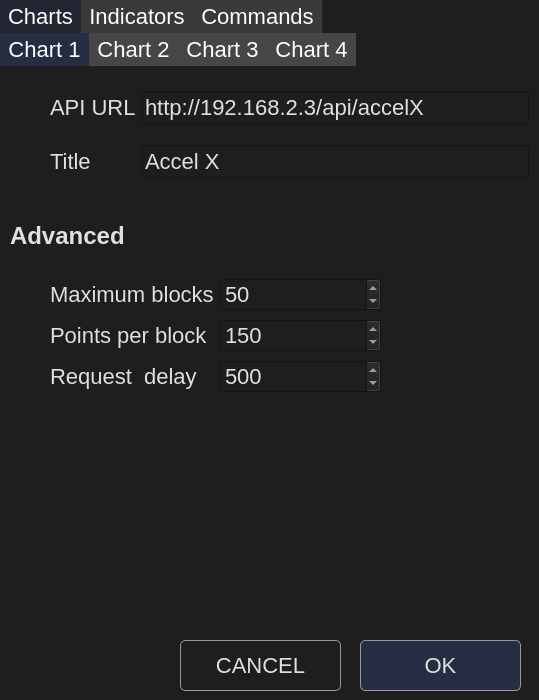
<?xml version="1.0" encoding="UTF-8"?>
<ui version="4.0">
 <class>Settings</class>
 <widget class="QWidget" name="Settings">
  <property name="geometry">
   <rect>
    <x>0</x>
    <y>0</y>
    <width>539</width>
    <height>700</height>
   </rect>
  </property>
  <property name="windowTitle">
   <string>Settings</string>
  </property>
  <property name="styleSheet">
   <string notr="true">background-color: #1E1E1E;
color: #E0E0E0;
font-size: 22px;</string>
  </property>
  <widget class="QTabWidget" name="tabWidget">
   <property name="geometry">
    <rect>
     <x>0</x>
     <y>0</y>
     <width>541</width>
     <height>601</height>
    </rect>
   </property>
   <property name="focusPolicy">
    <enum>Qt::ClickFocus</enum>
   </property>
   <property name="styleSheet">
    <string notr="true">QTabWidget::pane { border: 0; }

QTabBar::tab 
{
    background: rgb(58, 58, 58);;
    color: white;   
    border-color: #3A3A3A;
	padding-top: 4px;
	padding-bottom: 4px;
	padding-left: 8px;
	padding-right: 8px;
}

QTabBar::tab:selected, 
QTabBar::tab:hover 
{
    background: rgb(62, 96, 193, 33);;
    color: white;   
    border-color: rgb(62, 96, 193);
}</string>
   </property>
   <property name="tabPosition">
    <enum>QTabWidget::North</enum>
   </property>
   <property name="tabShape">
    <enum>QTabWidget::Rounded</enum>
   </property>
   <property name="currentIndex">
    <number>0</number>
   </property>
   <property name="elideMode">
    <enum>Qt::ElideNone</enum>
   </property>
   <property name="documentMode">
    <bool>false</bool>
   </property>
   <property name="tabsClosable">
    <bool>false</bool>
   </property>
   <property name="movable">
    <bool>false</bool>
   </property>
   <property name="tabBarAutoHide">
    <bool>false</bool>
   </property>
   <widget class="QWidget" name="charts">
    <attribute name="title">
     <string>Charts</string>
    </attribute>
    <widget class="QTabWidget" name="charts_subtab">
     <property name="geometry">
      <rect>
       <x>0</x>
       <y>0</y>
       <width>541</width>
       <height>591</height>
      </rect>
     </property>
     <property name="focusPolicy">
      <enum>Qt::ClickFocus</enum>
     </property>
     <property name="styleSheet">
      <string notr="true">QTabWidget::pane { border: 0; }

QTabBar::tab 
{
    background: rgb(70, 70, 70);;
    color: white;   
    border-color: #3A3A3A;
	padding-top: 4px;
	padding-bottom: 4px;
	padding-left: 8px;
	padding-right: 8px;
}

QTabBar::tab:selected, 
QTabBar::tab:hover 
{
    background: rgb(62, 96, 193, 55);;
    color: white;   
    border-color: rgb(62, 96, 193, 55);
}</string>
     </property>
     <property name="currentIndex">
      <number>0</number>
     </property>
     <widget class="QWidget" name="chart1_tab">
      <attribute name="title">
       <string>Chart 1</string>
      </attribute>
      <widget class="QWidget" name="chart1_pane" native="true">
       <property name="geometry">
        <rect>
         <x>0</x>
         <y>0</y>
         <width>541</width>
         <height>481</height>
        </rect>
       </property>
       <widget class="QWidget" name="layoutWidget">
        <property name="geometry">
         <rect>
          <x>10</x>
          <y>10</y>
          <width>519</width>
          <height>119</height>
         </rect>
        </property>
        <layout class="QGridLayout" name="main">
         <item row="0" column="2">
          <widget class="QLineEdit" name="url1">
           <property name="text">
            <string>http://192.168.2.3/api/accelX</string>
           </property>
          </widget>
         </item>
         <item row="1" column="1">
          <widget class="QLabel" name="label_2">
           <property name="text">
            <string>Title</string>
           </property>
          </widget>
         </item>
         <item row="1" column="2">
          <widget class="QLineEdit" name="title1">
           <property name="text">
            <string>Accel X</string>
           </property>
          </widget>
         </item>
         <item row="0" column="0">
          <spacer name="horizontalSpacer_4">
           <property name="orientation">
            <enum>Qt::Horizontal</enum>
           </property>
           <property name="sizeType">
            <enum>QSizePolicy::Fixed</enum>
           </property>
           <property name="sizeHint" stdset="0">
            <size>
             <width>40</width>
             <height>20</height>
            </size>
           </property>
          </spacer>
         </item>
         <item row="0" column="1">
          <widget class="QLabel" name="label">
           <property name="text">
            <string>API URL</string>
           </property>
          </widget>
         </item>
        </layout>
       </widget>
       <widget class="QWidget" name="gridLayoutWidget">
        <property name="geometry">
         <rect>
          <x>10</x>
          <y>210</y>
          <width>521</width>
          <height>119</height>
         </rect>
        </property>
        <layout class="QGridLayout" name="other">
         <item row="0" column="1">
          <widget class="QLabel" name="label_6">
           <property name="text">
            <string>Maximum blocks</string>
           </property>
          </widget>
         </item>
         <item row="1" column="1">
          <widget class="QLabel" name="label_7">
           <property name="text">
            <string>Points per block</string>
           </property>
          </widget>
         </item>
         <item row="1" column="2">
          <widget class="QSpinBox" name="points1">
           <property name="minimum">
            <number>1</number>
           </property>
           <property name="maximum">
            <number>1000</number>
           </property>
           <property name="value">
            <number>150</number>
           </property>
          </widget>
         </item>
         <item row="0" column="3">
          <spacer name="horizontalSpacer_2">
           <property name="orientation">
            <enum>Qt::Horizontal</enum>
           </property>
           <property name="sizeType">
            <enum>QSizePolicy::Fixed</enum>
           </property>
           <property name="sizeHint" stdset="0">
            <size>
             <width>150</width>
             <height>20</height>
            </size>
           </property>
          </spacer>
         </item>
         <item row="0" column="2">
          <widget class="QSpinBox" name="blocks1">
           <property name="minimum">
            <number>1</number>
           </property>
           <property name="maximum">
            <number>200</number>
           </property>
           <property name="value">
            <number>50</number>
           </property>
          </widget>
         </item>
         <item row="0" column="0">
          <spacer name="horizontalSpacer">
           <property name="orientation">
            <enum>Qt::Horizontal</enum>
           </property>
           <property name="sizeType">
            <enum>QSizePolicy::Fixed</enum>
           </property>
           <property name="sizeHint" stdset="0">
            <size>
             <width>40</width>
             <height>20</height>
            </size>
           </property>
          </spacer>
         </item>
         <item row="2" column="1">
          <widget class="QLabel" name="label_8">
           <property name="text">
            <string>Request  delay</string>
           </property>
          </widget>
         </item>
         <item row="2" column="2">
          <widget class="QSpinBox" name="delay1">
           <property name="minimum">
            <number>1</number>
           </property>
           <property name="maximum">
            <number>10000</number>
           </property>
           <property name="value">
            <number>500</number>
           </property>
          </widget>
         </item>
        </layout>
       </widget>
       <widget class="QLabel" name="advanced">
        <property name="geometry">
         <rect>
          <x>10</x>
          <y>150</y>
          <width>391</width>
          <height>41</height>
         </rect>
        </property>
        <property name="text">
         <string>&lt;html&gt;&lt;head/&gt;&lt;body&gt;&lt;p&gt;&lt;span style=&quot; font-size:18pt; font-weight:600;&quot;&gt;Advanced&lt;/span&gt;&lt;/p&gt;&lt;/body&gt;&lt;/html&gt;</string>
        </property>
       </widget>
      </widget>
     </widget>
     <widget class="QWidget" name="chart2_tab">
      <attribute name="title">
       <string>Chart 2</string>
      </attribute>
      <widget class="QWidget" name="chart2_pane" native="true">
       <property name="geometry">
        <rect>
         <x>0</x>
         <y>0</y>
         <width>541</width>
         <height>481</height>
        </rect>
       </property>
       <widget class="QWidget" name="layoutWidget_4">
        <property name="geometry">
         <rect>
          <x>10</x>
          <y>10</y>
          <width>519</width>
          <height>119</height>
         </rect>
        </property>
        <layout class="QGridLayout" name="main_5">
         <item row="0" column="2">
          <widget class="QLineEdit" name="url2">
           <property name="text">
            <string>http://192.168.2.3/api/accelY</string>
           </property>
          </widget>
         </item>
         <item row="1" column="1">
          <widget class="QLabel" name="label_35">
           <property name="text">
            <string>Title</string>
           </property>
          </widget>
         </item>
         <item row="1" column="2">
          <widget class="QLineEdit" name="title2">
           <property name="text">
            <string>Accel Y</string>
           </property>
          </widget>
         </item>
         <item row="0" column="0">
          <spacer name="horizontalSpacer_18">
           <property name="orientation">
            <enum>Qt::Horizontal</enum>
           </property>
           <property name="sizeType">
            <enum>QSizePolicy::Fixed</enum>
           </property>
           <property name="sizeHint" stdset="0">
            <size>
             <width>40</width>
             <height>20</height>
            </size>
           </property>
          </spacer>
         </item>
         <item row="0" column="1">
          <widget class="QLabel" name="label_36">
           <property name="text">
            <string>API URL</string>
           </property>
          </widget>
         </item>
        </layout>
       </widget>
       <widget class="QWidget" name="gridLayoutWidget_5">
        <property name="geometry">
         <rect>
          <x>10</x>
          <y>210</y>
          <width>521</width>
          <height>119</height>
         </rect>
        </property>
        <layout class="QGridLayout" name="other_5">
         <item row="0" column="1">
          <widget class="QLabel" name="label_37">
           <property name="text">
            <string>Maximum blocks</string>
           </property>
          </widget>
         </item>
         <item row="1" column="1">
          <widget class="QLabel" name="label_38">
           <property name="text">
            <string>Points per block</string>
           </property>
          </widget>
         </item>
         <item row="1" column="2">
          <widget class="QSpinBox" name="points2">
           <property name="minimum">
            <number>1</number>
           </property>
           <property name="maximum">
            <number>1000</number>
           </property>
           <property name="value">
            <number>150</number>
           </property>
          </widget>
         </item>
         <item row="0" column="3">
          <spacer name="horizontalSpacer_19">
           <property name="orientation">
            <enum>Qt::Horizontal</enum>
           </property>
           <property name="sizeType">
            <enum>QSizePolicy::Fixed</enum>
           </property>
           <property name="sizeHint" stdset="0">
            <size>
             <width>150</width>
             <height>20</height>
            </size>
           </property>
          </spacer>
         </item>
         <item row="0" column="2">
          <widget class="QSpinBox" name="blocks2">
           <property name="minimum">
            <number>1</number>
           </property>
           <property name="maximum">
            <number>200</number>
           </property>
           <property name="value">
            <number>50</number>
           </property>
          </widget>
         </item>
         <item row="0" column="0">
          <spacer name="horizontalSpacer_20">
           <property name="orientation">
            <enum>Qt::Horizontal</enum>
           </property>
           <property name="sizeType">
            <enum>QSizePolicy::Fixed</enum>
           </property>
           <property name="sizeHint" stdset="0">
            <size>
             <width>40</width>
             <height>20</height>
            </size>
           </property>
          </spacer>
         </item>
         <item row="2" column="1">
          <widget class="QLabel" name="label_39">
           <property name="text">
            <string>Request  delay</string>
           </property>
          </widget>
         </item>
         <item row="2" column="2">
          <widget class="QSpinBox" name="delay2">
           <property name="minimum">
            <number>1</number>
           </property>
           <property name="maximum">
            <number>10000</number>
           </property>
           <property name="value">
            <number>500</number>
           </property>
          </widget>
         </item>
        </layout>
       </widget>
       <widget class="QLabel" name="advanced_5">
        <property name="geometry">
         <rect>
          <x>10</x>
          <y>150</y>
          <width>391</width>
          <height>41</height>
         </rect>
        </property>
        <property name="text">
         <string>&lt;html&gt;&lt;head/&gt;&lt;body&gt;&lt;p&gt;&lt;span style=&quot; font-size:18pt; font-weight:600;&quot;&gt;Advanced&lt;/span&gt;&lt;/p&gt;&lt;/body&gt;&lt;/html&gt;</string>
        </property>
       </widget>
      </widget>
     </widget>
     <widget class="QWidget" name="chart3_tab">
      <attribute name="title">
       <string>Chart 3</string>
      </attribute>
      <widget class="QWidget" name="chart3_pane" native="true">
       <property name="geometry">
        <rect>
         <x>0</x>
         <y>0</y>
         <width>541</width>
         <height>481</height>
        </rect>
       </property>
       <widget class="QWidget" name="layoutWidget_5">
        <property name="geometry">
         <rect>
          <x>10</x>
          <y>10</y>
          <width>519</width>
          <height>119</height>
         </rect>
        </property>
        <layout class="QGridLayout" name="main_6">
         <item row="0" column="2">
          <widget class="QLineEdit" name="url3">
           <property name="text">
            <string>http://192.168.2.3/api/accelZ</string>
           </property>
          </widget>
         </item>
         <item row="1" column="1">
          <widget class="QLabel" name="label_40">
           <property name="text">
            <string>Title</string>
           </property>
          </widget>
         </item>
         <item row="1" column="2">
          <widget class="QLineEdit" name="title3">
           <property name="text">
            <string>Accel Z</string>
           </property>
          </widget>
         </item>
         <item row="0" column="0">
          <spacer name="horizontalSpacer_21">
           <property name="orientation">
            <enum>Qt::Horizontal</enum>
           </property>
           <property name="sizeType">
            <enum>QSizePolicy::Fixed</enum>
           </property>
           <property name="sizeHint" stdset="0">
            <size>
             <width>40</width>
             <height>20</height>
            </size>
           </property>
          </spacer>
         </item>
         <item row="0" column="1">
          <widget class="QLabel" name="label_41">
           <property name="text">
            <string>API URL</string>
           </property>
          </widget>
         </item>
        </layout>
       </widget>
       <widget class="QWidget" name="gridLayoutWidget_7">
        <property name="geometry">
         <rect>
          <x>10</x>
          <y>210</y>
          <width>521</width>
          <height>119</height>
         </rect>
        </property>
        <layout class="QGridLayout" name="other_6">
         <item row="0" column="1">
          <widget class="QLabel" name="label_42">
           <property name="text">
            <string>Maximum blocks</string>
           </property>
          </widget>
         </item>
         <item row="1" column="1">
          <widget class="QLabel" name="label_43">
           <property name="text">
            <string>Points per block</string>
           </property>
          </widget>
         </item>
         <item row="1" column="2">
          <widget class="QSpinBox" name="points3">
           <property name="minimum">
            <number>1</number>
           </property>
           <property name="maximum">
            <number>1000</number>
           </property>
           <property name="value">
            <number>150</number>
           </property>
          </widget>
         </item>
         <item row="0" column="3">
          <spacer name="horizontalSpacer_22">
           <property name="orientation">
            <enum>Qt::Horizontal</enum>
           </property>
           <property name="sizeType">
            <enum>QSizePolicy::Fixed</enum>
           </property>
           <property name="sizeHint" stdset="0">
            <size>
             <width>150</width>
             <height>20</height>
            </size>
           </property>
          </spacer>
         </item>
         <item row="0" column="2">
          <widget class="QSpinBox" name="blocks3">
           <property name="minimum">
            <number>1</number>
           </property>
           <property name="maximum">
            <number>200</number>
           </property>
           <property name="value">
            <number>50</number>
           </property>
          </widget>
         </item>
         <item row="0" column="0">
          <spacer name="horizontalSpacer_23">
           <property name="orientation">
            <enum>Qt::Horizontal</enum>
           </property>
           <property name="sizeType">
            <enum>QSizePolicy::Fixed</enum>
           </property>
           <property name="sizeHint" stdset="0">
            <size>
             <width>40</width>
             <height>20</height>
            </size>
           </property>
          </spacer>
         </item>
         <item row="2" column="1">
          <widget class="QLabel" name="label_44">
           <property name="text">
            <string>Request  delay</string>
           </property>
          </widget>
         </item>
         <item row="2" column="2">
          <widget class="QSpinBox" name="delay3">
           <property name="minimum">
            <number>1</number>
           </property>
           <property name="maximum">
            <number>10000</number>
           </property>
           <property name="value">
            <number>500</number>
           </property>
          </widget>
         </item>
        </layout>
       </widget>
       <widget class="QLabel" name="advanced_6">
        <property name="geometry">
         <rect>
          <x>10</x>
          <y>150</y>
          <width>391</width>
          <height>41</height>
         </rect>
        </property>
        <property name="text">
         <string>&lt;html&gt;&lt;head/&gt;&lt;body&gt;&lt;p&gt;&lt;span style=&quot; font-size:18pt; font-weight:600;&quot;&gt;Advanced&lt;/span&gt;&lt;/p&gt;&lt;/body&gt;&lt;/html&gt;</string>
        </property>
       </widget>
      </widget>
     </widget>
     <widget class="QWidget" name="chart4_tab">
      <attribute name="title">
       <string>Chart 4</string>
      </attribute>
      <widget class="QWidget" name="chart1_pane_2" native="true">
       <property name="geometry">
        <rect>
         <x>0</x>
         <y>0</y>
         <width>541</width>
         <height>481</height>
        </rect>
       </property>
       <widget class="QWidget" name="layoutWidget_6">
        <property name="geometry">
         <rect>
          <x>10</x>
          <y>10</y>
          <width>519</width>
          <height>119</height>
         </rect>
        </property>
        <layout class="QGridLayout" name="main_7">
         <item row="0" column="2">
          <widget class="QLineEdit" name="url4">
           <property name="text">
            <string>http://192.168.2.3/api/accelX</string>
           </property>
          </widget>
         </item>
         <item row="1" column="1">
          <widget class="QLabel" name="label_45">
           <property name="text">
            <string>Title</string>
           </property>
          </widget>
         </item>
         <item row="1" column="2">
          <widget class="QLineEdit" name="title4">
           <property name="text">
            <string>Accel X</string>
           </property>
          </widget>
         </item>
         <item row="0" column="0">
          <spacer name="horizontalSpacer_24">
           <property name="orientation">
            <enum>Qt::Horizontal</enum>
           </property>
           <property name="sizeType">
            <enum>QSizePolicy::Fixed</enum>
           </property>
           <property name="sizeHint" stdset="0">
            <size>
             <width>40</width>
             <height>20</height>
            </size>
           </property>
          </spacer>
         </item>
         <item row="0" column="1">
          <widget class="QLabel" name="label_46">
           <property name="text">
            <string>API URL</string>
           </property>
          </widget>
         </item>
        </layout>
       </widget>
       <widget class="QWidget" name="gridLayoutWidget_8">
        <property name="geometry">
         <rect>
          <x>10</x>
          <y>210</y>
          <width>521</width>
          <height>119</height>
         </rect>
        </property>
        <layout class="QGridLayout" name="other_7">
         <item row="0" column="1">
          <widget class="QLabel" name="label_47">
           <property name="text">
            <string>Maximum blocks</string>
           </property>
          </widget>
         </item>
         <item row="1" column="1">
          <widget class="QLabel" name="label_48">
           <property name="text">
            <string>Points per block</string>
           </property>
          </widget>
         </item>
         <item row="1" column="2">
          <widget class="QSpinBox" name="points4">
           <property name="minimum">
            <number>1</number>
           </property>
           <property name="maximum">
            <number>1000</number>
           </property>
           <property name="value">
            <number>150</number>
           </property>
          </widget>
         </item>
         <item row="0" column="3">
          <spacer name="horizontalSpacer_25">
           <property name="orientation">
            <enum>Qt::Horizontal</enum>
           </property>
           <property name="sizeType">
            <enum>QSizePolicy::Fixed</enum>
           </property>
           <property name="sizeHint" stdset="0">
            <size>
             <width>150</width>
             <height>20</height>
            </size>
           </property>
          </spacer>
         </item>
         <item row="0" column="2">
          <widget class="QSpinBox" name="blocks4">
           <property name="minimum">
            <number>1</number>
           </property>
           <property name="maximum">
            <number>200</number>
           </property>
           <property name="value">
            <number>50</number>
           </property>
          </widget>
         </item>
         <item row="0" column="0">
          <spacer name="horizontalSpacer_26">
           <property name="orientation">
            <enum>Qt::Horizontal</enum>
           </property>
           <property name="sizeType">
            <enum>QSizePolicy::Fixed</enum>
           </property>
           <property name="sizeHint" stdset="0">
            <size>
             <width>40</width>
             <height>20</height>
            </size>
           </property>
          </spacer>
         </item>
         <item row="2" column="1">
          <widget class="QLabel" name="label_49">
           <property name="text">
            <string>Request  delay</string>
           </property>
          </widget>
         </item>
         <item row="2" column="2">
          <widget class="QSpinBox" name="delay4">
           <property name="minimum">
            <number>1</number>
           </property>
           <property name="maximum">
            <number>10000</number>
           </property>
           <property name="value">
            <number>500</number>
           </property>
          </widget>
         </item>
        </layout>
       </widget>
       <widget class="QLabel" name="advanced_7">
        <property name="geometry">
         <rect>
          <x>10</x>
          <y>150</y>
          <width>391</width>
          <height>41</height>
         </rect>
        </property>
        <property name="text">
         <string>&lt;html&gt;&lt;head/&gt;&lt;body&gt;&lt;p&gt;&lt;span style=&quot; font-size:18pt; font-weight:600;&quot;&gt;Advanced&lt;/span&gt;&lt;/p&gt;&lt;/body&gt;&lt;/html&gt;</string>
        </property>
       </widget>
      </widget>
     </widget>
    </widget>
   </widget>
   <widget class="QWidget" name="LEDS">
    <attribute name="title">
     <string>Indicators</string>
    </attribute>
    <widget class="QWidget" name="gridLayoutWidget_2">
     <property name="geometry">
      <rect>
       <x>10</x>
       <y>10</y>
       <width>521</width>
       <height>241</height>
      </rect>
     </property>
     <layout class="QGridLayout" name="gridLayout">
      <item row="1" column="0">
       <layout class="QGridLayout" name="gridLayout_18">
        <item row="1" column="2">
         <widget class="QLineEdit" name="title_led1">
          <property name="text">
           <string>CONT 1</string>
          </property>
         </widget>
        </item>
        <item row="1" column="1">
         <widget class="QLabel" name="label_34">
          <property name="text">
           <string>Title</string>
          </property>
         </widget>
        </item>
        <item row="0" column="2">
         <widget class="QLineEdit" name="url_led1">
          <property name="text">
           <string>http://192.168.2.3/api/cont1</string>
          </property>
         </widget>
        </item>
        <item row="0" column="0">
         <spacer name="horizontalSpacer_10">
          <property name="orientation">
           <enum>Qt::Horizontal</enum>
          </property>
          <property name="sizeType">
           <enum>QSizePolicy::Fixed</enum>
          </property>
          <property name="sizeHint" stdset="0">
           <size>
            <width>40</width>
            <height>20</height>
           </size>
          </property>
         </spacer>
        </item>
        <item row="0" column="1">
         <widget class="QLabel" name="label_33">
          <property name="text">
           <string>API URL</string>
          </property>
         </widget>
        </item>
       </layout>
      </item>
      <item row="3" column="0">
       <widget class="QLabel" name="label_53">
        <property name="styleSheet">
         <string notr="true">font-weight: bold;</string>
        </property>
        <property name="text">
         <string>Indicator 2</string>
        </property>
       </widget>
      </item>
      <item row="0" column="0">
       <widget class="QLabel" name="label_50">
        <property name="styleSheet">
         <string notr="true">font-weight: bold;</string>
        </property>
        <property name="text">
         <string>Indicator 1</string>
        </property>
       </widget>
      </item>
      <item row="4" column="0">
       <layout class="QGridLayout" name="gridLayout_19">
        <item row="1" column="2">
         <widget class="QLineEdit" name="title_led2">
          <property name="text">
           <string>CONT 2</string>
          </property>
         </widget>
        </item>
        <item row="1" column="1">
         <widget class="QLabel" name="label_51">
          <property name="text">
           <string>Title</string>
          </property>
         </widget>
        </item>
        <item row="0" column="2">
         <widget class="QLineEdit" name="url_led2">
          <property name="text">
           <string>http://192.168.2.3/api/cont2</string>
          </property>
         </widget>
        </item>
        <item row="0" column="0">
         <spacer name="horizontalSpacer_11">
          <property name="orientation">
           <enum>Qt::Horizontal</enum>
          </property>
          <property name="sizeType">
           <enum>QSizePolicy::Fixed</enum>
          </property>
          <property name="sizeHint" stdset="0">
           <size>
            <width>40</width>
            <height>20</height>
           </size>
          </property>
         </spacer>
        </item>
        <item row="0" column="1">
         <widget class="QLabel" name="label_52">
          <property name="text">
           <string>API URL</string>
          </property>
         </widget>
        </item>
       </layout>
      </item>
     </layout>
    </widget>
   </widget>
   <widget class="QWidget" name="Commands">
    <attribute name="title">
     <string>Commands</string>
    </attribute>
    <widget class="QWidget" name="gridLayoutWidget_6">
     <property name="geometry">
      <rect>
       <x>10</x>
       <y>10</y>
       <width>521</width>
       <height>562</height>
      </rect>
     </property>
     <layout class="QGridLayout" name="gridLayout_12">
      <item row="7" column="1">
       <layout class="QGridLayout" name="gridLayout_13">
        <item row="3" column="2">
         <widget class="QLineEdit" name="title3_2">
          <property name="text">
           <string>CMD3</string>
          </property>
         </widget>
        </item>
        <item row="3" column="1">
         <widget class="QLabel" name="label_19">
          <property name="text">
           <string>Title</string>
          </property>
         </widget>
        </item>
        <item row="0" column="1">
         <widget class="QLabel" name="label_20">
          <property name="text">
           <string>API URL</string>
          </property>
         </widget>
        </item>
        <item row="0" column="2">
         <widget class="QLineEdit" name="url3_2">
          <property name="text">
           <string>http://192.168.2.3/cmd/cmd3</string>
          </property>
         </widget>
        </item>
        <item row="0" column="0">
         <spacer name="horizontalSpacer_5">
          <property name="orientation">
           <enum>Qt::Horizontal</enum>
          </property>
          <property name="sizeType">
           <enum>QSizePolicy::Fixed</enum>
          </property>
          <property name="sizeHint" stdset="0">
           <size>
            <width>40</width>
            <height>20</height>
           </size>
          </property>
         </spacer>
        </item>
       </layout>
      </item>
      <item row="11" column="1">
       <spacer name="verticalSpacer_3">
        <property name="orientation">
         <enum>Qt::Vertical</enum>
        </property>
        <property name="sizeHint" stdset="0">
         <size>
          <width>20</width>
          <height>40</height>
         </size>
        </property>
       </spacer>
      </item>
      <item row="2" column="1">
       <layout class="QGridLayout" name="gridLayout_14">
        <item row="1" column="2">
         <widget class="QLineEdit" name="title1_2">
          <property name="text">
           <string>CMD1</string>
          </property>
         </widget>
        </item>
        <item row="0" column="1">
         <widget class="QLabel" name="label_21">
          <property name="text">
           <string>API URL</string>
          </property>
         </widget>
        </item>
        <item row="1" column="1">
         <widget class="QLabel" name="label_22">
          <property name="text">
           <string>Title</string>
          </property>
         </widget>
        </item>
        <item row="0" column="2">
         <widget class="QLineEdit" name="url1_2">
          <property name="text">
           <string>http://192.168.2.3/cmd/cmd1</string>
          </property>
         </widget>
        </item>
        <item row="0" column="0">
         <spacer name="horizontalSpacer_6">
          <property name="orientation">
           <enum>Qt::Horizontal</enum>
          </property>
          <property name="sizeType">
           <enum>QSizePolicy::Fixed</enum>
          </property>
          <property name="sizeHint" stdset="0">
           <size>
            <width>40</width>
            <height>20</height>
           </size>
          </property>
         </spacer>
        </item>
       </layout>
      </item>
      <item row="3" column="1">
       <widget class="QLabel" name="label_23">
        <property name="styleSheet">
         <string notr="true">font-weight: bold;</string>
        </property>
        <property name="text">
         <string>Button 2</string>
        </property>
       </widget>
      </item>
      <item row="6" column="1">
       <widget class="QLabel" name="label_24">
        <property name="styleSheet">
         <string notr="true">font-weight: bold;</string>
        </property>
        <property name="text">
         <string>Button 3</string>
        </property>
       </widget>
      </item>
      <item row="0" column="1">
       <widget class="QLabel" name="label_25">
        <property name="styleSheet">
         <string notr="true">font-weight: bold;</string>
        </property>
        <property name="text">
         <string>Button 1</string>
        </property>
       </widget>
      </item>
      <item row="4" column="1">
       <layout class="QGridLayout" name="gridLayout_15">
        <item row="0" column="2">
         <widget class="QLineEdit" name="url2_2">
          <property name="text">
           <string>http://192.168.2.3/cmd/cmd2</string>
          </property>
         </widget>
        </item>
        <item row="1" column="1">
         <widget class="QLabel" name="label_26">
          <property name="text">
           <string>Title</string>
          </property>
         </widget>
        </item>
        <item row="0" column="1">
         <widget class="QLabel" name="label_27">
          <property name="text">
           <string>API URL</string>
          </property>
         </widget>
        </item>
        <item row="1" column="2">
         <widget class="QLineEdit" name="title2_2">
          <property name="text">
           <string>CMD2</string>
          </property>
         </widget>
        </item>
        <item row="0" column="0">
         <spacer name="horizontalSpacer_7">
          <property name="orientation">
           <enum>Qt::Horizontal</enum>
          </property>
          <property name="sizeType">
           <enum>QSizePolicy::Fixed</enum>
          </property>
          <property name="sizeHint" stdset="0">
           <size>
            <width>40</width>
            <height>20</height>
           </size>
          </property>
         </spacer>
        </item>
       </layout>
      </item>
      <item row="9" column="1">
       <layout class="QGridLayout" name="gridLayout_16">
        <item row="3" column="2">
         <widget class="QLineEdit" name="title4_2">
          <property name="text">
           <string>CMD4</string>
          </property>
         </widget>
        </item>
        <item row="1" column="1">
         <widget class="QLabel" name="label_28">
          <property name="text">
           <string>API URL</string>
          </property>
         </widget>
        </item>
        <item row="3" column="1">
         <widget class="QLabel" name="label_29">
          <property name="text">
           <string>Title</string>
          </property>
         </widget>
        </item>
        <item row="1" column="2">
         <widget class="QLineEdit" name="url4_2">
          <property name="text">
           <string>http://192.168.2.3/cmd/cmd4</string>
          </property>
         </widget>
        </item>
        <item row="1" column="0">
         <spacer name="horizontalSpacer_8">
          <property name="orientation">
           <enum>Qt::Horizontal</enum>
          </property>
          <property name="sizeType">
           <enum>QSizePolicy::Fixed</enum>
          </property>
          <property name="sizeHint" stdset="0">
           <size>
            <width>40</width>
            <height>20</height>
           </size>
          </property>
         </spacer>
        </item>
       </layout>
      </item>
      <item row="8" column="1">
       <widget class="QLabel" name="label_30">
        <property name="styleSheet">
         <string notr="true">font-weight: bold;</string>
        </property>
        <property name="text">
         <string>Button 4</string>
        </property>
       </widget>
      </item>
     </layout>
    </widget>
   </widget>
  </widget>
  <widget class="QPushButton" name="ok">
   <property name="geometry">
    <rect>
     <x>360</x>
     <y>640</y>
     <width>161</width>
     <height>51</height>
    </rect>
   </property>
   <property name="styleSheet">
    <string notr="true">QPushButton
{
	border: 1px solid #999999;
   background-color: rgba(62, 96, 193, 60);
	border-radius: 5px;
}

QPushButton:pressed
{
	border-color: rgba(62, 96, 193, 255);
   background-color: rgba(62, 96, 193, 90);
}

QPushButton:hover:!pressed
{
   background-color: rgba(62, 96, 193, 70);
}</string>
   </property>
   <property name="text">
    <string>OK</string>
   </property>
  </widget>
  <widget class="QPushButton" name="cancel">
   <property name="geometry">
    <rect>
     <x>180</x>
     <y>640</y>
     <width>161</width>
     <height>51</height>
    </rect>
   </property>
   <property name="styleSheet">
    <string notr="true">QPushButton
{
	border: 1px solid #999999;
   background-color: rgba(62, 96, 193, 0);
	border-radius: 5px;
}

QPushButton:pressed
{
	border-color: rgba(62, 96, 193, 255);
   background-color: rgba(62, 96, 193, 31);
}

QPushButton:hover:!pressed
{
   background-color: rgba(62, 96, 193, 11);
}</string>
   </property>
   <property name="text">
    <string>CANCEL</string>
   </property>
  </widget>
 </widget>
 <tabstops>
  <tabstop>url1</tabstop>
  <tabstop>title1</tabstop>
  <tabstop>blocks1</tabstop>
  <tabstop>points1</tabstop>
  <tabstop>delay1</tabstop>
  <tabstop>url2</tabstop>
  <tabstop>title2</tabstop>
  <tabstop>blocks2</tabstop>
  <tabstop>points2</tabstop>
  <tabstop>delay2</tabstop>
  <tabstop>url3</tabstop>
  <tabstop>title3</tabstop>
  <tabstop>blocks3</tabstop>
  <tabstop>points3</tabstop>
  <tabstop>delay3</tabstop>
  <tabstop>url4</tabstop>
  <tabstop>title4</tabstop>
  <tabstop>blocks4</tabstop>
  <tabstop>points4</tabstop>
  <tabstop>delay4</tabstop>
  <tabstop>url_led1</tabstop>
  <tabstop>title_led1</tabstop>
  <tabstop>url_led2</tabstop>
  <tabstop>title_led2</tabstop>
  <tabstop>url1_2</tabstop>
  <tabstop>title1_2</tabstop>
  <tabstop>url2_2</tabstop>
  <tabstop>title2_2</tabstop>
  <tabstop>url3_2</tabstop>
  <tabstop>title3_2</tabstop>
  <tabstop>url4_2</tabstop>
  <tabstop>title4_2</tabstop>
  <tabstop>cancel</tabstop>
  <tabstop>ok</tabstop>
 </tabstops>
 <resources/>
 <connections/>
</ui>
